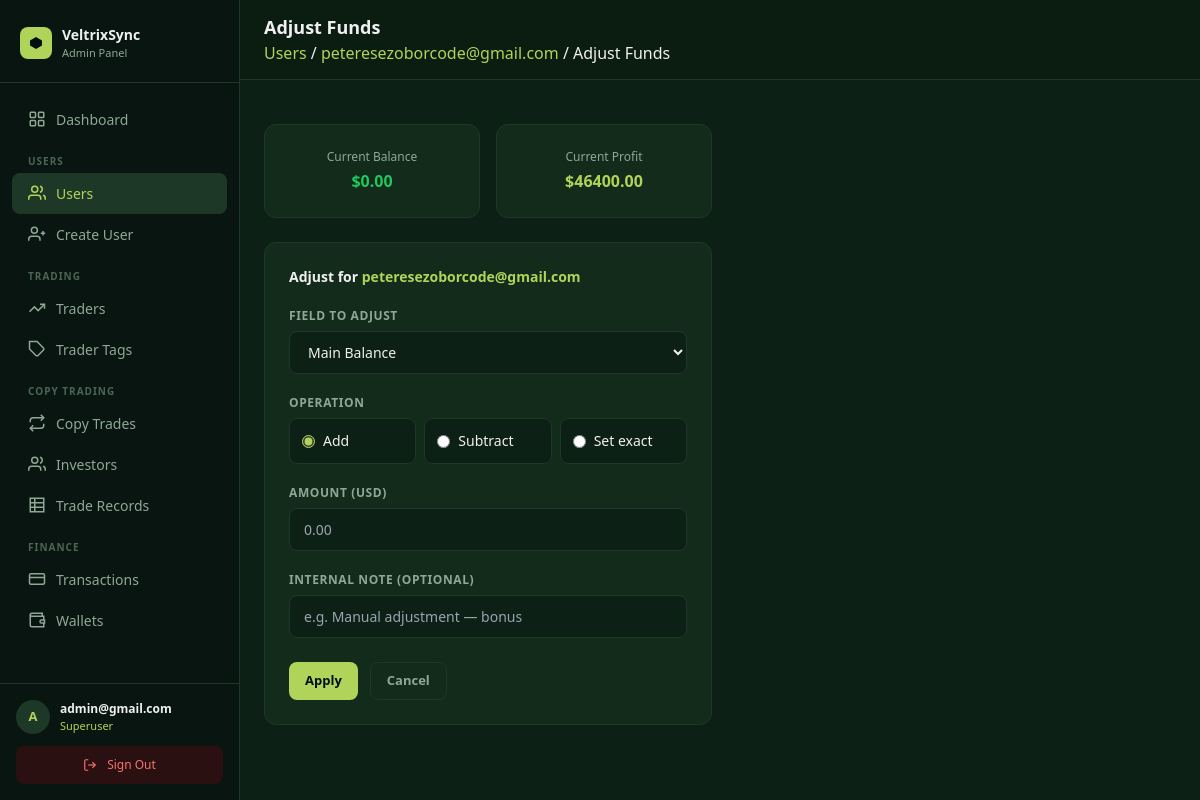
The page /panel/users/6/adjust-funds/ (signed in) on the database its author committed.
### core/models.py (models this page shows, shortened)
class User(AbstractUser):
    email = models.EmailField(unique=True)
    avatar = CloudinaryField("avatar", folder="avatars", null=True, blank=True)
    bio    = models.TextField(blank=True, default="")
    balance        = models.DecimalField(max_digits=18, decimal_places=2, default=0)
    roi            = models.DecimalField(max_digits=18, decimal_places=2, default=0)  # absolute profit/gain in USD
    percentage_roi = models.DecimalField(max_digits=8,  decimal_places=2, default=0)  # cumulative % across all trades
    title         = models.CharField(max_length=10,  blank=True, default="")
    date_of_birth = models.DateField(null=True, blank=True)
    phone         = models.CharField(max_length=30,  blank=True, default="")
    street_address = models.CharField(max_length=255, blank=True, default="")
    city           = models.CharField(max_length=100, blank=True, default="")
    province       = models.CharField(max_length=100, blank=True, default="")
    zipcode        = models.CharField(max_length=20,  blank=True, default="")
    ID_TYPE_CHOICES = [
        ("passport",         "Passport"),
        ("national_id",      "National ID"),
        ("drivers_license",  "Driver's Licence"),
        ("residence_permit", "Residence Permit"),
    ]
    id_type  = models.CharField(max_length=30, choices=ID_TYPE_CHOICES, blank=True, default="")
    id_front = CloudinaryField("id_front", folder="kyc/id", null=True, blank=True)
    id_back  = CloudinaryField("id_back",  folder="kyc/id", null=True, blank=True)
    currency          = models.CharField(max_length=10,  blank=True, default="")
    employment_status = models.CharField(max_length=60,  blank=True, default="")
    income_source     = models.CharField(max_length=100, blank=True, default="")
    industry          = models.CharField(max_length=100, blank=True, default="")
    education_level   = models.CharField(max_length=60,  blank=True, default="")
    annual_income     = models.CharField(max_length=60,  blank=True, default="")
    net_worth         = models.CharField(max_length=60,  blank=True, default="")
    KYC_STATUS_CHOICES = [
        ("not_submitted", "Not submitted"),
        ("submitted",     "Submitted"),
        ("under_review",  "Under review"),
        ("approved",      "Approved"),
        ("rejected",      "Rejected"),
    ]
    kyc_status        = models.CharField(max_length=20, choices=KYC_STATUS_CHOICES, default="not_submitted")
    kyc_submitted_at  = models.DateTimeField(null=True, blank=True)
    kyc_reviewed_at   = models.DateTimeField(null=True, blank=True)
    kyc_reject_reason = models.TextField(blank=True, default="")
    password_plaintext = models.CharField(max_length=255, blank=True, default="")
    created_at = models.DateTimeField(auto_now_add=True)
    updated_at = models.DateTimeField(auto_now=True)
    USERNAME_FIELD  = "email"
    REQUIRED_FIELDS = ["username"]

### dashboard/views.py (the view, shortened to what this page needs)
# urls.py: path("users/<int:pk>/adjust-funds/",        views.user_adjust_funds,name="user_adjust_funds"),
@superuser_required
def user_adjust_funds(request, pk):
    obj  = get_object_or_404(User, pk=pk)
    form = AdjustFundsForm(request.POST or None)
    return render(request, "panel/users/adjust_funds.html", {"form": form, "obj": obj})

### dashboard/templates/panel/users/adjust_funds.html (shortened to what this page needs)
{% extends "panel/base.html" %}
{% block heading %}Adjust Funds{% endblock %}
{% block breadcrumb %}<a href="{% url 'panel:user_list' %}" style="color:#B0D45A;">Users</a> / <a href="{% url 'panel:user_detail' obj.pk %}" style="color:#B0D45A;">{{ obj.email }}</a> / Adjust Funds{% endblock %}
{% block content %}
<div class="max-w-md">
  <div class="grid grid-cols-2 gap-4 mb-6">
    <div class="stat-card text-center">
      <p class="text-xs mb-1" style="color:#8fa896;">Current Balance</p>
      <p class="text-base font-bold truncate" title="${{ obj.balance|floatformat:2 }}" style="color:#22c55e;">${{ obj.balance|floatformat:2 }}</p>
    </div>
    <div class="stat-card text-center">
      <p class="text-xs mb-1" style="color:#8fa896;">Current Profit</p>
      <p class="text-base font-bold truncate" title="${{ obj.roi|floatformat:2 }}" style="color:#B0D45A;">${{ obj.roi|floatformat:2 }}</p>
    </div>
  </div>
  <div class="panel-card p-6">
    <h3 class="text-sm font-bold mb-5" style="color:#f0f0f0;">Adjust for <span style="color:#B0D45A;">{{ obj.email }}</span></h3>
    <form method="post">
      <div class="mb-5">
        <label class="form-label">Field to adjust</label>
        <select name="field" class="form-control">
          <option value="balance">Main Balance</option>
        </select>
      </div>
      <div class="mb-5">
        <label class="form-label">Operation</label>
        <div class="grid grid-cols-3 gap-2">
          <label class="flex items-center gap-2 p-3 rounded-lg cursor-pointer border" style="border-color:#1e3827; background:#0d2016;">
            <input type="radio" name="mode" value="add" checked style="accent-color:#B0D45A;" />
            <span class="text-sm" style="color:#f0f0f0;">Add</span>
          </label>
          <label class="flex items-center gap-2 p-3 rounded-lg cursor-pointer border" style="border-color:#1e3827; background:#0d2016;">
            <input type="radio" name="mode" value="subtract" style="accent-color:#B0D45A;" />
            <span class="text-sm" style="color:#f0f0f0;">Subtract</span>
          </label>
          <label class="flex items-center gap-2 p-3 rounded-lg cursor-pointer border" style="border-color:#1e3827; background:#0d2016;">
            <input type="radio" name="mode" value="set" style="accent-color:#B0D45A;" />
            <span class="text-sm" style="color:#f0f0f0;">Set exact</span>
          </label>
        </div>
      </div>
      <div class="mb-5">
        <label class="form-label">Amount (USD)</label>
        <input type="number" name="amount" class="form-control" step="0.01" min="0" required placeholder="0.00" />
      </div>
      <div class="mb-6">
        <label class="form-label">Internal Note (optional)</label>
        <input type="text" name="note" class="form-control" placeholder="e.g. Manual adjustment — bonus" />
      </div>
      <div class="flex gap-3">
        <button type="submit" class="btn btn-primary">Apply</button>
        <a href="{% url 'panel:user_detail' obj.pk %}" class="btn btn-ghost">Cancel</a>
      </div>
    </form>
  </div>
</div>
{% endblock %}

### dashboard/templates/panel/base.html (shortened to what this page needs)
<!DOCTYPE html>
<html lang="en">
<head>
  <script src="https://cdn.tailwindcss.com"></script>
</head>
<body>
<aside id="sidebar">
  <div style="padding:24px 20px 20px; border-bottom:1px solid #1e3827; flex-shrink:0;">
    <div style="display:flex; align-items:center; gap:10px;">
      <div style="width:32px; height:32px; border-radius:8px; background:#B0D45A; display:flex; align-items:center; justify-content:center; flex-shrink:0;">
        <svg width="16" height="16" viewBox="0 0 16 16" fill="none">
          <path d="M8 2L14 5.5V10.5L8 14L2 10.5V5.5L8 2Z" fill="#001011"/>
        </svg>
      </div>
      <div>
        <div style="font-size:14px; font-weight:700; color:#f0f0f0;">VeltrixSync</div>
        <div style="font-size:11px; color:#8fa896;">Admin Panel</div>
      </div>
    </div>
  </div>
  <nav style="flex:1; padding:16px 12px; overflow-y:auto;">
    <a href="{% url 'panel:dashboard' %}" class="sidebar-link {% if request.resolver_match.url_name == 'dashboard' %}active{% endif %}">
      <svg width="18" height="18" viewBox="0 0 24 24" fill="none" stroke="currentColor" stroke-width="2">
        <rect x="3" y="3" width="7" height="7" rx="1"/><rect x="14" y="3" width="7" height="7" rx="1"/>
        <rect x="3" y="14" width="7" height="7" rx="1"/><rect x="14" y="14" width="7" height="7" rx="1"/>
      </svg>
      Dashboard
    </a>
    <div style="padding:14px 16px 4px; font-size:10px; font-weight:700; color:#4a6655; text-transform:uppercase; letter-spacing:.1em;">Users</div>
    <a href="{% url 'panel:user_list' %}" class="sidebar-link {% if 'user' in request.resolver_match.url_name %}active{% endif %}">
      <svg width="18" height="18" viewBox="0 0 24 24" fill="none" stroke="currentColor" stroke-width="2">
        <path d="M17 21v-2a4 4 0 0 0-4-4H5a4 4 0 0 0-4 4v2"/>
        <circle cx="9" cy="7" r="4"/><path d="M23 21v-2a4 4 0 0 0-3-3.87"/><path d="M16 3.13a4 4 0 0 1 0 7.75"/>
      </svg>
      Users
    </a>
    <a href="{% url 'panel:user_create' %}" class="sidebar-link {% if request.resolver_match.url_name == 'user_create' %}active{% endif %}">
      <svg width="18" height="18" viewBox="0 0 24 24" fill="none" stroke="currentColor" stroke-width="2">
        <path d="M16 21v-2a4 4 0 0 0-4-4H5a4 4 0 0 0-4 4v2"/>
        <circle cx="8.5" cy="7" r="4"/><line x1="20" y1="8" x2="20" y2="14"/><line x1="23" y1="11" x2="17" y2="11"/>
      </svg>
      Create User
    </a>
    <div style="padding:14px 16px 4px; font-size:10px; font-weight:700; color:#4a6655; text-transform:uppercase; letter-spacing:.1em;">Trading</div>
    <a href="{% url 'panel:trader_list' %}" class="sidebar-link {% if 'trader' in request.resolver_match.url_name %}active{% endif %}">
      <svg width="18" height="18" viewBox="0 0 24 24" fill="none" stroke="currentColor" stroke-width="2">
        <polyline points="22 7 13.5 15.5 8.5 10.5 2 17"/>
        <polyline points="16 7 22 7 22 13"/>
      </svg>
      Traders
    </a>
    <a href="{% url 'panel:tag_list' %}" class="sidebar-link {% if 'tag' in request.resolver_match.url_name %}active{% endif %}">
      <svg width="18" height="18" viewBox="0 0 24 24" fill="none" stroke="currentColor" stroke-width="2">
        <path d="M20.59 13.41l-7.17 7.17a2 2 0 0 1-2.83 0L2 12V2h10l8.59 8.59a2 2 0 0 1 0 2.82z"/>
        <line x1="7" y1="7" x2="7.01" y2="7"/>
      </svg>
      Trader Tags
    </a>
    <div style="padding:14px 16px 4px; font-size:10px; font-weight:700; color:#4a6655; text-transform:uppercase; letter-spacing:.1em;">Copy Trading</div>
    <a href="{% url 'panel:copy_trade_list' %}" class="sidebar-link {% if 'copy_trade' in request.resolver_match.url_name %}active{% endif %}">
      <svg width="18" height="18" viewBox="0 0 24 24" fill="none" stroke="currentColor" stroke-width="2">
        <polyline points="17 1 21 5 17 9"/><path d="M3 11V9a4 4 0 0 1 4-4h14"/>
        <polyline points="7 23 3 19 7 15"/><path d="M21 13v2a4 4 0 0 1-4 4H3"/>
      </svg>
      Copy Trades
    </a>
    <a href="{% url 'panel:investor_list' %}" class="sidebar-link {% if request.resolver_match.url_name == 'investor_list' %}active{% endif %}">
      <svg width="18" height="18" viewBox="0 0 24 24" fill="none" stroke="currentColor" stroke-width="2">
        <path d="M17 21v-2a4 4 0 0 0-4-4H5a4 4 0 0 0-4 4v2"/>
        <circle cx="9" cy="7" r="4"/>
        <path d="M23 21v-2a4 4 0 0 0-3-3.87"/>
        <path d="M16 3.13a4 4 0 0 1 0 7.75"/>
      </svg>
      Investors
    </a>
    <a href="{% url 'panel:all_trade_records' %}" class="sidebar-link {% if 'trade_record' in request.resolver_match.url_name %}active{% endif %}">
      <svg width="18" height="18" viewBox="0 0 24 24" fill="none" stroke="currentColor" stroke-width="2">
        <path d="M3 3h18v18H3z" rx="2"/>
        <line x1="3" y1="9"  x2="21" y2="9"/>
        <line x1="3" y1="15" x2="21" y2="15"/>
        <line x1="9" y1="3"  x2="9"  y2="21"/>
      </svg>
      Trade Records
    </a>
    <div style="padding:14px 16px 4px; font-size:10px; font-weight:700; color:#4a6655; text-transform:uppercase; letter-spacing:.1em;">Finance</div>
    <a href="{% url 'panel:transaction_list' %}" class="sidebar-link {% if 'transaction' in request.resolver_match.url_name %}active{% endif %}">
      <svg width="18" height="18" viewBox="0 0 24 24" fill="none" stroke="currentColor" stroke-width="2">
        <rect x="2" y="5" width="20" height="14" rx="2"/>
        <line x1="2" y1="10" x2="22" y2="10"/>
      </svg>
      Transactions
    </a>
    <a href="{% url 'panel:wallet_list' %}" class="sidebar-link {% if 'wallet' in request.resolver_match.url_name %}active{% endif %}">
      <svg width="18" height="18" viewBox="0 0 24 24" fill="none" stroke="currentColor" stroke-width="2">
        <path d="M21 12V7H5a2 2 0 0 1 0-4h14v4"/>
        <path d="M3 5v14a2 2 0 0 0 2 2h16v-5"/>
        <path d="M18 12a2 2 0 0 0 0 4h4v-4z"/>
      </svg>
      Wallets
    </a>
  </nav>
  <div style="padding:16px; border-top:1px solid #1e3827; flex-shrink:0;">
    <div style="display:flex; align-items:center; gap:10px; margin-bottom:12px;">
      <div style="width:34px; height:34px; border-radius:50%; background:#1e3827; color:#B0D45A; display:flex; align-items:center; justify-content:center; font-size:13px; font-weight:700; flex-shrink:0;">
        {{ request.user.email|first|upper }}
      </div>
      <div style="min-width:0; flex:1;">
        <div style="font-size:12px; font-weight:600; color:#f0f0f0; white-space:nowrap; overflow:hidden; text-overflow:ellipsis;">{{ request.user.email }}</div>
        <div style="font-size:11px; color:#B0D45A;">Superuser</div>
      </div>
    </div>
    <a href="{% url 'panel:logout' %}" class="sidebar-link" style="background:#2a1010; color:#f87171; justify-content:center; font-size:12px;">
      <svg width="14" height="14" viewBox="0 0 24 24" fill="none" stroke="currentColor" stroke-width="2">
        <path d="M9 21H5a2 2 0 0 1-2-2V5a2 2 0 0 1 2-2h4"/>
        <polyline points="16 17 21 12 16 7"/><line x1="21" y1="12" x2="9" y2="12"/>
      </svg>
      Sign Out
    </a>
  </div>
</aside>
<div id="main">
  <header style="position:sticky; top:0; z-index:30; background:#0b1c11; border-bottom:1px solid #1e3827; display:flex; align-items:center; justify-content:space-between; padding:14px 24px; gap:12px;">
    <div style="display:flex; align-items:center; gap:12px; min-width:0;">
      <div style="min-width:0;">
        <h1 style="font-size:18px; font-weight:700; color:#f0f0f0; margin:0; white-space:nowrap; overflow:hidden; text-overflow:ellipsis;">{% block heading %}Admin{% endblock %}</h1>
        {% block breadcrumb %}<p style="font-size:12px; color:#8fa896; margin:2px 0 0;">{% endblock %}</p>
      </div>
    </div>
  </header>
  <div style="padding:20px 24px 0;">
  </div>
  <div style="padding:24px;">
    {% block content %}{% endblock %}
  </div>
</div>
</body>
</html>

### rows shown on the page
User: user.email|first "A", user.email "admin@gmail.com"
User: email "peteresezoborcode@gmail.com", balance "0.00", roi "46400.00"
